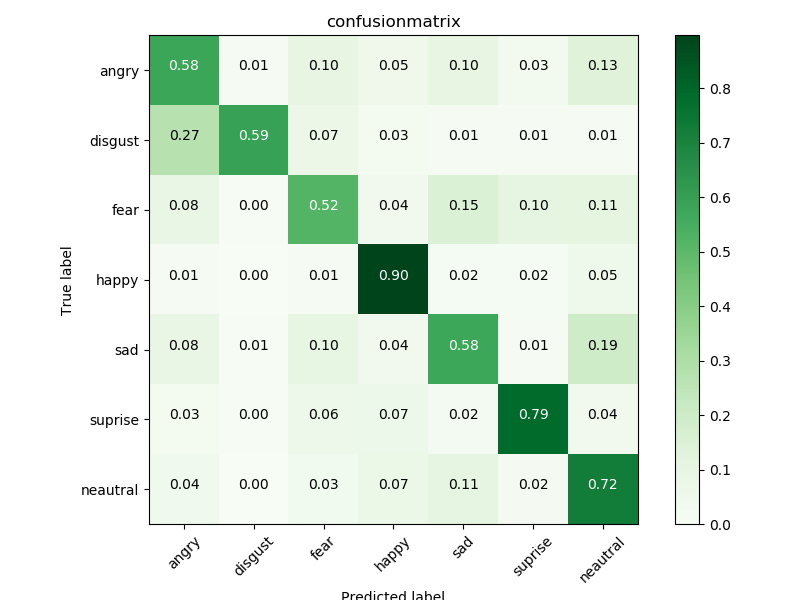

This figure's Python source:
# -*- coding: utf-8 -*-
"""
Created on Thu Apr 19 00:15:17 2018

@author: Field Tien
"""
import itertools
from sklearn.metrics import confusion_matrix
import numpy as np
import pandas as pd
from keras.models import load_model
from keras.utils import np_utils
import matplotlib.pyplot as plt


data=pd.read_csv('train.csv')
label = np.array(data['label'])
img_data = data['feature'].apply(lambda x: x.split(' '))
train=np.zeros(len(label)*48*48).reshape(len(label),48,48,1)
for i in range(len(label)):
    train[i,:,:,:]=np.array(img_data[i]).reshape(48,48,1)
train=train/255
y=np_utils.to_categorical(label, num_classes=7)

X_test, y_test = train[range(23000,28709)], y[range(23000,28709)]


model = load_model('best.h5')
predict = model.predict(X_test)
predict = np.argmax(predict, 1)
y_test = np.argmax(y_test, 1)
CM=confusion_matrix(y_test, predict)
CM = CM.astype('float') / CM.sum(axis=1)[:, np.newaxis]

listClasses=['angry','disgust','fear','happy','sad','suprise','neautral']
confusionmatrix=CM
cmap = plt.cm.jet
confusionmatrix = confusionmatrix.astype("float") / confusionmatrix.sum(axis=1)[:, np.newaxis]
a=plt.figure(figsize=(8, 6))
plt.imshow(confusionmatrix, interpolation="nearest", cmap='Greens')
plt.title('confusionmatrix')
plt.colorbar()
tick_marks = np.arange(len(listClasses))
plt.xticks(tick_marks, listClasses, rotation=45)
plt.yticks(tick_marks, listClasses)

thresh = confusionmatrix.max() / 2.
for i, j in itertools.product(range(confusionmatrix.shape[0]), range(confusionmatrix.shape[1])):
    plt.text(j, i, "{:.2f}".format(confusionmatrix[i, j]), horizontalalignment="center",
             color="white" if confusionmatrix[i, j] > thresh else "black")
plt.tight_layout() 
plt.ylabel("True label")
plt.xlabel("Predicted label")
a.savefig('q3.png')





















CLASSES=range(7)
sb.set(font_scale=1.4)
Com = sb.heatmap(CM, annot=True, annot_kws={"size": 16 }, fmt='d', cmap='YlGnBu')
Com.set_xticklabels(label)
Com.set_yticklabels(label)
plt.yticks(rotation=0)
plt.xlabel("Predict")
plt.ylabel("True")
Com.get_figure().savefig(model_name[:-3] + "_cm.png")

cmap = plt.cm.jet
CM = CM.astype("float") / CM.sum(axis=1)[:, np.newaxis]
plt.figure(figsize=(8, 6))
plt.imshow(confusionmatrix, interpolation="nearest", cmap=cmap)
plt.title(title)
    plt.colorbar()
    
classes=range(6)    
plt.imshow(cm, interpolation='nearest', cmap=cmap)
plt.title('Confusion Matrix')
plt.colorbar()
tick_marks = np.arange(len(classes))
plt.xticks(tick_marks, classes, rotation=45)
plt.yticks(tick_marks, classes)

thresh = cm.max() / 2.
for i, j in itertools.product(range(cm.shape[0]), range(cm.shape[1])):
    plt.text(j, i, format(cm[i, j], fmt),
    horizontalalignment="center",
    color="white" if cm[i, j] > thresh else "black")

plt.tight_layout()
plt.ylabel('True label')
plt.xlabel('Predicted label')
 

fig, ax = plot_confusion_matrix(conf_mat=CM)
plt.show()   